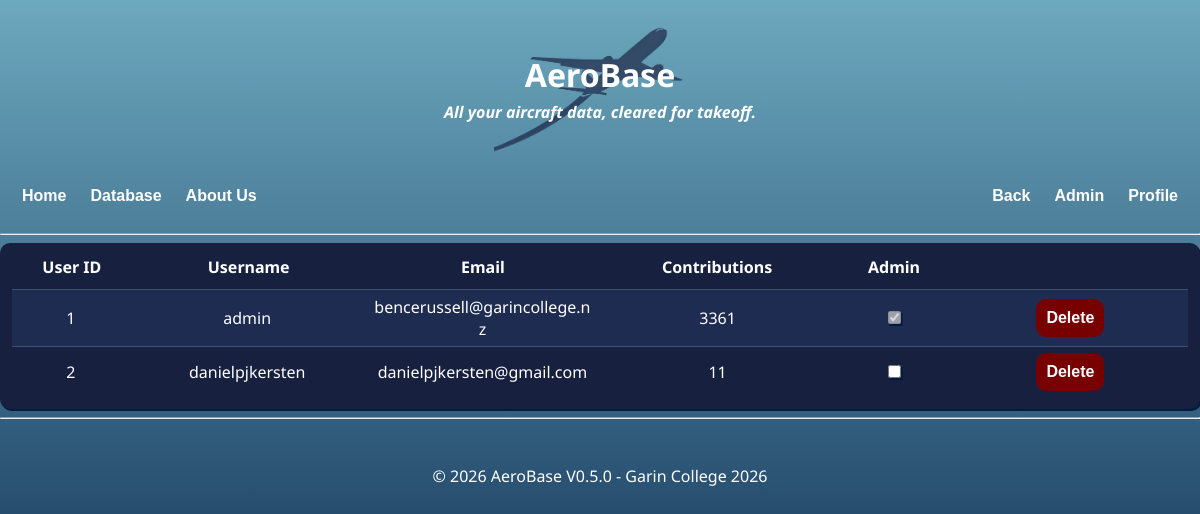
Page /admin (signed in) on the earlier database version.
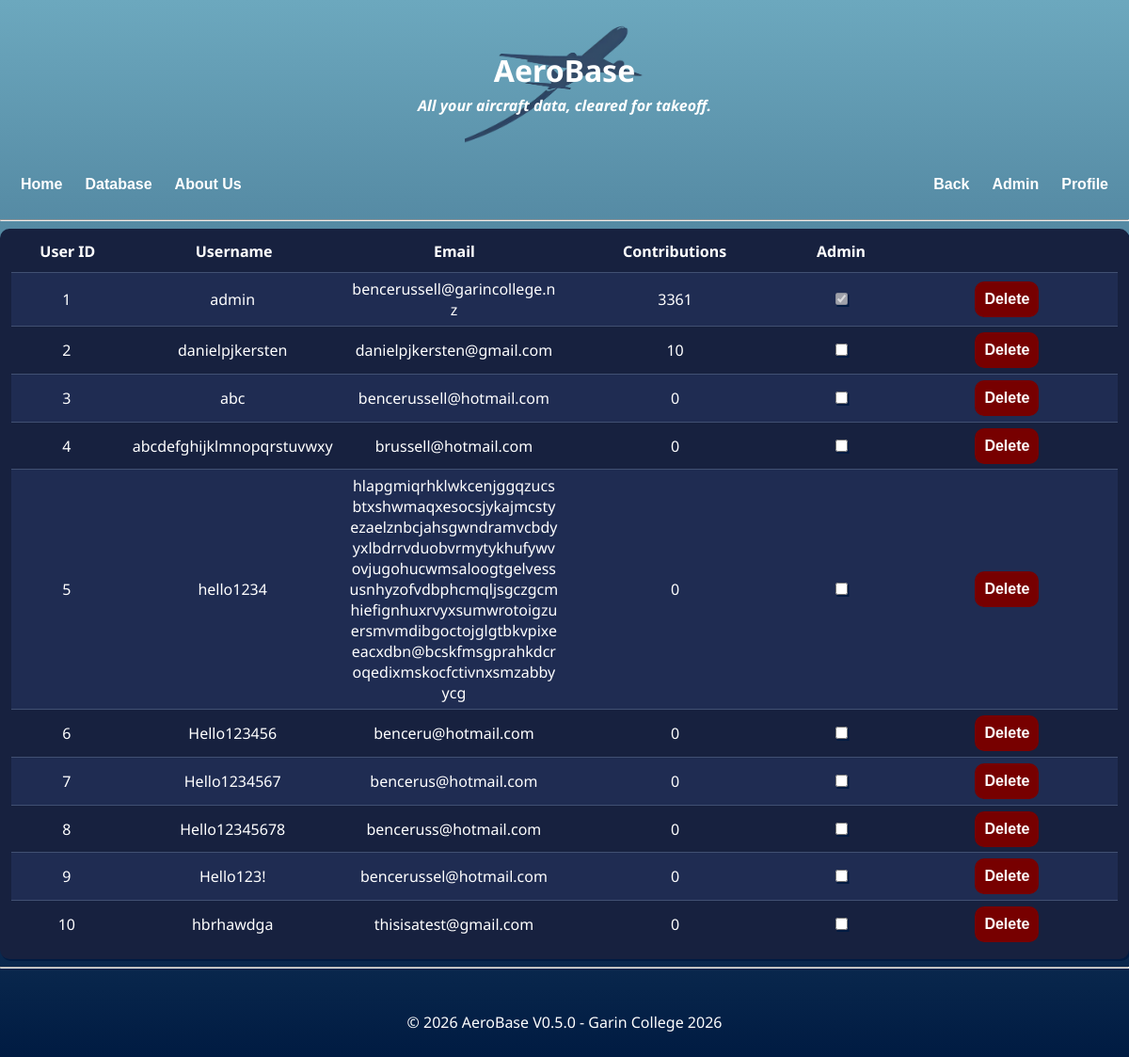
Same page on the later database version.
### app.py (models this page shows)
class User(db.Model):
    id = db.Column(db.Integer, primary_key = True)
    username = db.Column(db.String(25), unique = True, nullable = False)
    password = db.Column(db.String(100), nullable = False)
    email = db.Column(db.String(254), nullable = False, unique = True)
    admin = db.Column(db.Boolean, default = False)
    aircrafts = db.relationship(
        "Aircraft",
        back_populates = "user"
    )
    operators = db.relationship(
        "Operator",
        back_populates = "user"
    )

### app.py (the view)
    @app.route("/admin")
    def admin():
        if "user" in session:
            if not User.query.filter_by(username=session["user"]).first() or User.query.filter_by(username=session["user"]).first().admin != True: # checks user is an admin
                abort(403)
            users = User.query.order_by(User.id) # pulls all users
            return render_template(
                "admin.html",
                page_title = "Admin",
                users=users
            )
        else:
            return redirect(url_for("login"))

### app.py (called while the page is built)
@app.context_processor
def inject_user():
   if "user" in session: # checks if user is an admin (assuming they're logged in) to use in nav bar
       user=User.query.filter_by(username=session["user"]).first()
       is_admin = user is not None and user.admin is True
   else:
       is_admin = False
   return{
       "logged_in": "user" in session, # sends logged in to 'nav'
       "is_admin":  is_admin, # sends admin to 'nav'
       "version": "V0.5.0" # current version
   }

### templates/admin.html (shortened to what this page needs)
{%extends "layout.html"%}
{%block content%}
<div class="table-outer">
    <div class="table-container">
        <table style="table-layout: fixed; width:100%; display:table;">
            <thead>
                <tr>
                    <th style="width:10%;">User ID</th>
                    <th>Username</th>
                    <th>Email</th>
                    <th>Contributions</th>
                    <th style="width:10%;">Admin</th>
                    <th></th>
                </tr>
            {%for user in users %}
            <tr>
                <td style="width:10%;">{{user.id}}</td>
                <td>{{user.username}}</td>
                <td>{{user.email}}</td>
                <td>{{user.aircrafts|length + user.operators|length}}</td>
                <td style="width:10%;"><input type="checkbox" {% if user.admin %}checked{% endif %} {% if user.id == 1 %}disabled{% endif %} onchange="updateAdmin({{ user.id }}, this)"></td>
                <td><button style="background-color:rgb(119, 0, 0)"><a style="color:white; text-decoration:none;" href="/admin/user/{{user.id}}/delete" onclick="return confirm('Are you sure you want to delete this user?')">Delete</a></button></td>
            </tr>
            {%endfor%}
        </table>
    </div>
</div>
{%endblock%}

### templates/layout.html (shortened to what this page needs)
<!doctype html>
<html lang="en">
<head>
<link rel="stylesheet" href="{{ url_for('static', filename='style.css') }}">
</head>
<body>
{% include "header.html" %}
{% include "nav.html" %}
  <hr>
  {% block content %}{% endblock %}
  <hr>
  {% include "footer.html" %}
</body>
</html>

### templates/header.html
<header>
  <a href="/" style="color:white; text-decoration:none;">
    <h1 style="margin-bottom: 5px;">AeroBase</h1>
    <h4 style="margin-top: 5px"><i>All your aircraft data, cleared for takeoff.</i></h4>
  </a>
</header>

### templates/nav.html
<nav>
  <button style="margin-inline:2px" type="button" onclick="window.location.href='/'">Home</button>
  <button style="margin-inline:2px" type="button" onclick="window.location.href='/dashboard'">Database</button>
  <button style="margin-inline:2px" type="button" onclick="window.location.href='/about-us'">About Us</button>
  <div class="nav-right">
  <button type="button" onclick="history.back()" style="margin-inline:2px;">Back</button>
  {% if is_admin %}
  <button type="button" style="margin-inline:2px;" style="margin-left:auto;" type="button" onclick="window.location.href='/admin'">Admin</button>
    {% endif %}
    {% if logged_in %}
      <button style="margin-inline:2px;" type="button" onclick="window.location.href='/profile'">Profile</button>
    {% else %}
      <button type="button" onclick="window.location.href='/login'">Login</button>
    {% endif %}
  </div>
</nav>

### templates/footer.html
<footer>
  <p style="color: #ffffff;">
    © 2026 AeroBase {{version}} - Garin College 2026
  </p>
</footer>

### static/style.css (style rules this page uses)
html { height:100%; }
body { font-family: 'Noto Sans', sans-serif; max-width: 1300px; margin: 20px auto; background-image: linear-gradient(to bottom, #6ca8be, #001b42); background-repeat: no-repeat; background-attachment: fixed; text-align:center; color:#ffffff; overflow-wrap:break-word; }
header { padding: 12px; border-radius: 8px; color:#ffffff; background-image: url('homepage.png'); background-position: center; background-size: contain; background-repeat: no-repeat; }
.table-outer { border-radius:10px; overflow:hidden; box-shadow:1.5px 2px 0px #001b42; background-color:#17213f }
.table-container { max-height:800px; overflow-y:auto; }
table { color:#ffffff; width:100%; border-spacing:0; border-radius:15px; padding:1%; }
nav { margin-top: 10px; padding: 10px; border-radius: 8px; display: flex; align-items: center; }
.nav-right { margin-left: auto; display: flex; align-items: center; }
footer { margin-top: 20px; padding: 10px; border-radius: 8px; }
input { padding: 5px; border-radius: 5px; border:0px; margin-bottom: 0.5%; size:100%; font-size:80%; box-shadow: 1.5px 2px 0px #001b42; }
thead { position:sticky; top:0; z-index:2; }
td { border-top:1px solid #415072; padding:0.5%; }
tr:nth-child(even) { background-color:#1f2c52; }
th { background-color:#17213f; padding-bottom:1%; font-size:100%; }
tr { display:table; width:100%; table-layout:fixed; }
button { background-color:transparent; border:none; color:#ffffff; padding:10px; text-align:center; cursor:pointer; border-radius:10px; font-size:100%; font-weight:bold; }

Differences in the rows shown:
computed for User "danielpjkersten": aircrafts|length "11" → "10"
added User: id "3", username "abc", email "bencerussell@hotmail.com", aircrafts|length "0"
added User: id "4", username "abcdefghijklmnopqrstuvwxy", email "brussell@hotmail.com", aircrafts|length "0"
added User: id "5", username "hello1234", email "hlapgmiqrhklwkcenjggqzucsbtxshwmaqxesocsjykajmcstyezaelznbcjahsgwndramvcbdyyxlbdrrvduobvrmytykhufywvovjugohucwmsaloogtgelvessusnhyzofvdbphcmqljsgczgcmhiefignhuxrvyxsumwrotoigzuersmvmdibgoctojglgtbkvpixeeacxdbn@bcskfmsgprahkdcroqedixmskocfctivnxsmzabbyycg", aircrafts|length "0"
added User: id "6", username "Hello123456", email "benceru@hotmail.com", aircrafts|length "0"
added User: id "7", username "Hello1234567", email "bencerus@hotmail.com", aircrafts|length "0"
added User: id "8", username "Hello12345678", email "benceruss@hotmail.com", aircrafts|length "0"
added User: id "9", username "Hello123!", email "bencerussel@hotmail.com", aircrafts|length "0"
added User: id "10", username "hbrhawdga", email "thisisatest@gmail.com", aircrafts|length "0"
